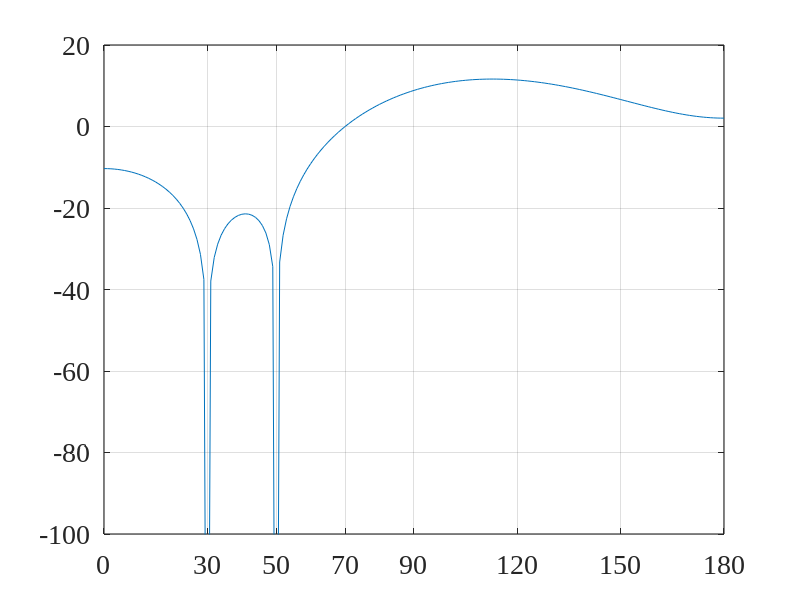
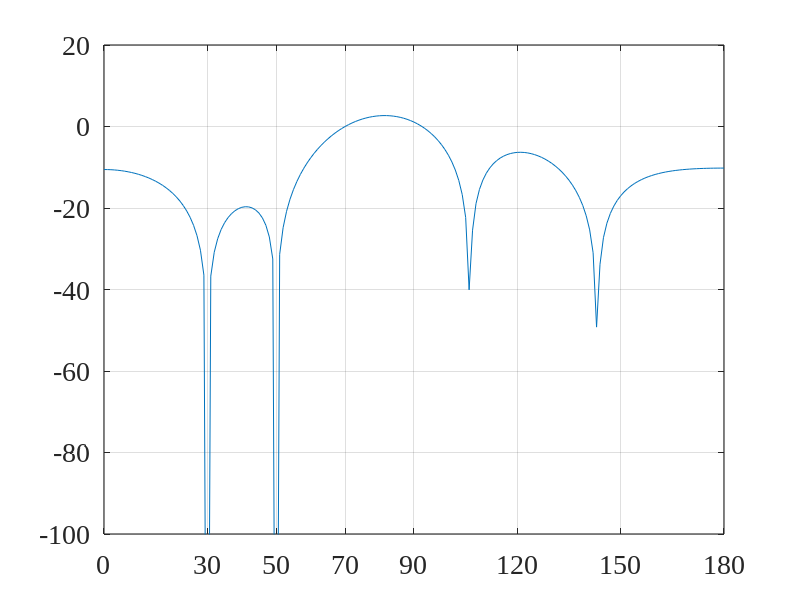
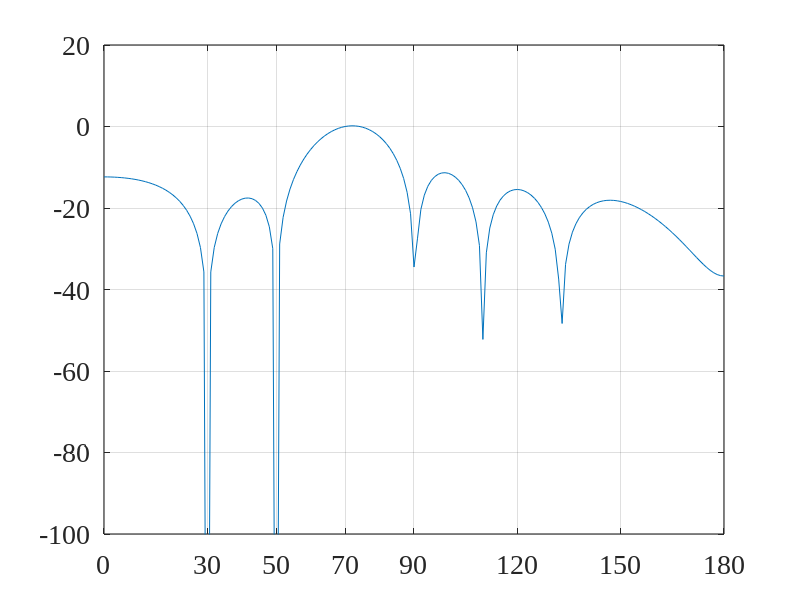
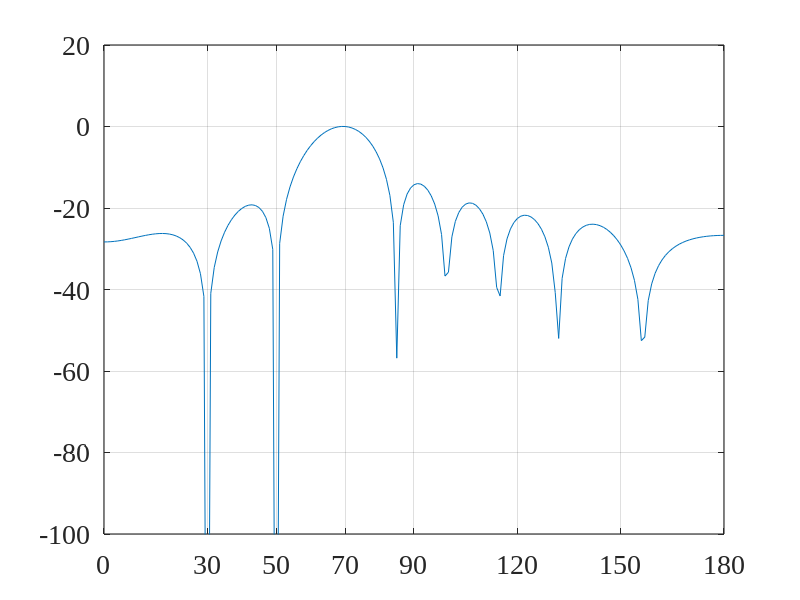

The MATLAB source for these figures, in order:
close all; clc; clear all;
linewd = 0.8;
hcfontsize = 20;
MarkerSize=9;

M_values=[10 20 30 40]; % Number of sensors

% Input:
c=340; % voice velocity

A0=0.5;
T=500;
f0=0.1;
f=0.1;

theta_d=70/180*pi;
theta_u1=50/180*pi;
theta_u2=30/180*pi;

alpha=0.01; % sigma_w^2/sigma_u^2

M=M_values(1);

d=exp(-1i*2*pi*f.*(0:(M-1))'*cos(theta_d));
du1=exp(-1i*2*pi*f.*(0:(M-1))'*cos(theta_u1));
du2=exp(-1i*2*pi*f.*(0:(M-1))'*cos(theta_u2));
phiV0=T*du1*du1'+T*du2*du2'+T*alpha*eye(M);
phiX1=A0^2/4*(sin(T*pi*(f+f0))./sin(pi*(f+f0))).^2+A0^2/4*(sin(T*pi*(f-f0+eps))./sin(pi*(f-f0+eps))).^2;

iSNR_dB=0;
iSNR=10^(iSNR_dB/10);

phiV1=T*A0^2/2./iSNR;
sigma2=T*A0^2/2./iSNR/phiV0(1,1);
phiV=sigma2*phiV0;

I_M=eye(M);
i_i=I_M(:,1);

phiY=phiV+phiX1*d*d';
i_c=[1 0 0]';
C=[d du1 du2];
h=inv(phiY)*C*inv(C'*inv(phiY)*C)*i_c;


% Beampattern
phi=(0:1:180)';
phi_rad=phi/180*pi;
[phi_mat,m_mat]=meshgrid(phi_rad,0:M-1);
D_phi=exp(-1i*2*pi*f*m_mat.*cos(phi_mat));
B=D_phi'*h;
Ba=abs(B);
Ba_dB=20*log10(Ba);

figure
plot(phi_rad/pi*180, Ba_dB); grid
set(gca, 'Color', [1, 1, 1]);
set(gca, 'FontName', 'Times New Roman');
set(gca, 'FontSize', hcfontsize);
set(gca, 'LineWidth', linewd);
set(gca,'XLim',[0 180]);
set(gca,'XTick',[0 30 50 70 90:30:180]);
set(gca,'YLim',[-100 20]);
box on; grid on;

M=M_values(2);

d=exp(-1i*2*pi*f.*(0:(M-1))'*cos(theta_d));
du1=exp(-1i*2*pi*f.*(0:(M-1))'*cos(theta_u1));
du2=exp(-1i*2*pi*f.*(0:(M-1))'*cos(theta_u2));
phiV0=T*du1*du1'+T*du2*du2'+T*alpha*eye(M);
phiX1=A0^2/4*(sin(T*pi*(f+f0))./sin(pi*(f+f0))).^2+A0^2/4*(sin(T*pi*(f-f0+eps))./sin(pi*(f-f0+eps))).^2;

iSNR_dB=0;
iSNR=10^(iSNR_dB/10);

phiV1=T*A0^2/2./iSNR;
sigma2=T*A0^2/2./iSNR/phiV0(1,1);
phiV=sigma2*phiV0;

I_M=eye(M);
i_i=I_M(:,1);

phiY=phiV+phiX1*d*d';
C=[d du1 du2];
h=inv(phiY)*C*inv(C'*inv(phiY)*C)*i_c;


% Beampattern
phi=(0:1:180)';
phi_rad=phi/180*pi;
[phi_mat,m_mat]=meshgrid(phi_rad,0:M-1);
D_phi=exp(-1i*2*pi*f*m_mat.*cos(phi_mat));
B=D_phi'*h;
Ba=abs(B);
Ba_dB=20*log10(Ba);

figure
plot(phi_rad/pi*180, Ba_dB); grid
set(gca, 'Color', [1, 1, 1]);
set(gca, 'FontName', 'Times New Roman');
set(gca, 'FontSize', hcfontsize);
set(gca, 'LineWidth', linewd);
set(gca,'XLim',[0 180]);
set(gca,'XTick',[0 30 50 70 90:30:180]);
set(gca,'YLim',[-100 20]);
box on; grid on;

M=M_values(3);

d=exp(-1i*2*pi*f.*(0:(M-1))'*cos(theta_d));
du1=exp(-1i*2*pi*f.*(0:(M-1))'*cos(theta_u1));
du2=exp(-1i*2*pi*f.*(0:(M-1))'*cos(theta_u2));
phiV0=T*du1*du1'+T*du2*du2'+T*alpha*eye(M);
phiX1=A0^2/4*(sin(T*pi*(f+f0))./sin(pi*(f+f0))).^2+A0^2/4*(sin(T*pi*(f-f0+eps))./sin(pi*(f-f0+eps))).^2;

iSNR_dB=0;
iSNR=10^(iSNR_dB/10);

phiV1=T*A0^2/2./iSNR;
sigma2=T*A0^2/2./iSNR/phiV0(1,1);
phiV=sigma2*phiV0;

I_M=eye(M);
i_i=I_M(:,1);

phiY=phiV+phiX1*d*d';
C=[d du1 du2];
h=inv(phiY)*C*inv(C'*inv(phiY)*C)*i_c;

% Beampattern
phi=(0:1:180)';
phi_rad=phi/180*pi;
[phi_mat,m_mat]=meshgrid(phi_rad,0:M-1);
D_phi=exp(-1i*2*pi*f*m_mat.*cos(phi_mat));
B=D_phi'*h;
Ba=abs(B);
Ba_dB=20*log10(Ba);

figure
plot(phi_rad/pi*180, Ba_dB); grid
set(gca, 'Color', [1, 1, 1]);
set(gca, 'FontName', 'Times New Roman');
set(gca, 'FontSize', hcfontsize);
set(gca, 'LineWidth', linewd);
set(gca,'XLim',[0 180]);
set(gca,'XTick',[0 30 50 70 90:30:180]);
set(gca,'YLim',[-100 20]);
box on; grid on;

M=M_values(4);

d=exp(-1i*2*pi*f.*(0:(M-1))'*cos(theta_d));
du1=exp(-1i*2*pi*f.*(0:(M-1))'*cos(theta_u1));
du2=exp(-1i*2*pi*f.*(0:(M-1))'*cos(theta_u2));
phiV0=T*du1*du1'+T*du2*du2'+T*alpha*eye(M);
phiX1=A0^2/4*(sin(T*pi*(f+f0))./sin(pi*(f+f0))).^2+A0^2/4*(sin(T*pi*(f-f0+eps))./sin(pi*(f-f0+eps))).^2;

iSNR_dB=0;
iSNR=10^(iSNR_dB/10);

phiV1=T*A0^2/2./iSNR;
sigma2=T*A0^2/2./iSNR/phiV0(1,1);
phiV=sigma2*phiV0;

I_M=eye(M);
i_i=I_M(:,1);

phiY=phiV+phiX1*d*d';
C=[d du1 du2];
h=inv(phiY)*C*inv(C'*inv(phiY)*C)*i_c;

% Beampattern
phi=(0:1:180)';
phi_rad=phi/180*pi;
[phi_mat,m_mat]=meshgrid(phi_rad,0:M-1);
D_phi=exp(-1i*2*pi*f*m_mat.*cos(phi_mat));
B=D_phi'*h;
Ba=abs(B);
Ba_dB=20*log10(Ba);

figure
plot(phi_rad/pi*180, Ba_dB); grid
set(gca, 'Color', [1, 1, 1]);
set(gca, 'FontName', 'Times New Roman');
set(gca, 'FontSize', hcfontsize);
set(gca, 'LineWidth', linewd);
set(gca,'XLim',[0 180]);
set(gca,'XTick',[0 30 50 70 90:30:180]);
set(gca,'YLim',[-100 20]);
box on; grid on;
